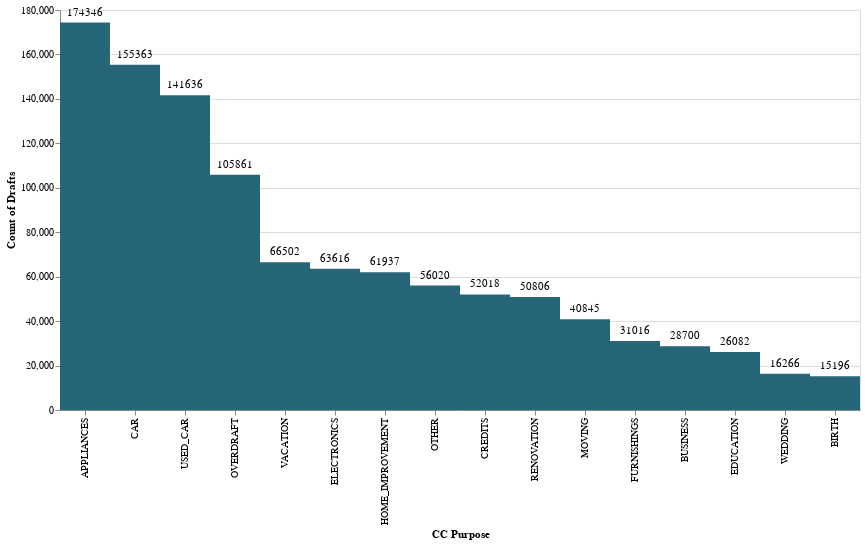

The code cell stored with this chart in its notebook:
### Markdown cell above
## Purposes per Draft
(Jan 2018 - Aug 2020)

We can see that when we apply this filter, the purpose "APPLIANCES" takes the first place, the purposes "HOME_IMPROVEMENT" and "FURNISHINGS" move up a couple of positions, and the order of the remaining purposes stays unchanged.

### Code cell
reason_2020_bar = (
    alt.Chart(df_reason_2020_grouped)
    .mark_rect(color=petrol, size=40)
    .encode(
        alt.X("purpose_name:O", title="CC Purpose", sort="-y"),
        alt.Y("all_drafts:Q", title="Count of Drafts"),
    )
    .properties(width=800, height=400)
)

reason_2020_text = reason_2020_bar.mark_text(
    align="center",
    baseline="middle",
    dy=-10,  # Nudges text to right so it doesn't appear on top of the bar
).encode(text="all_drafts:Q")

reason_2020_bar + reason_2020_text

### Figure 1 — Vega-Lite specification as saved in the notebook (floating-point values rounded to 4 significant figures)
{"config": {"view": {"continuousWidth": 400, "continuousHeight": 300}}, "layer": [{"mark": {"type": "rect", "color": "#266678 ", "size": 40}, "encoding": {"x": {"type": "ordinal", "field": "purpose_name", "sort": "-y", "title": "CC Purpose"}, "y": {"type": "quantitative", "field": "all_drafts", "title": "Count of Drafts"}}, "height": 400, "width": 800}, {"mark": {"type": "text", "align": "center", "baseline": "middle", "dy": -10}, "encoding": {"text": {"type": "quantitative", "field": "all_drafts"}, "x": {"type": "ordinal", "field": "purpose_name", "sort": "-y", "title": "CC Purpose"}, "y": {"type": "quantitative", "field": "all_drafts", "title": "Count of Drafts"}}, "height": 400, "width": 800}], "data": {"name": "data-ddfaefc2683a639627f4beff134a8256"}, "$schema": "https://vega.github.io/schema/vega-lite/v4.8.1.json", "datasets": {"data-ddfaefc2683a639627f4beff134a8256": [{"purpose_name": "APPLIANCES", "purpose_id": 384, "post_2018": 32.0, "all_drafts": 174346, "distinct_users": 107992, "draft_volume": 45168097900, "drafts_per_user": 52.67}, {"purpose_name": "BIRTH", "purpose_id": 448, "post_2018": 32.0, "all_drafts": 15196, "distinct_users": 11904, "draft_volume": 4467429000, "drafts_per_user": 40.55}, {"purpose_name": "BUSINESS", "purpose_id": 160, "post_2018": 32.0, "all_drafts": 28700, "distinct_users": 22274, "draft_volume": 15355418900, "drafts_per_user": 41.34}, {"purpose_name": "CAR", "purpose_id": 32, "post_2018": 32.0, "all_drafts": 155363, "distinct_users": 104145, "draft_volume": 86926610700, "drafts_per_user": 48.01}, {"purpose_name": "CREDITS", "purpose_id": 224, "post_2018": 32.0, "all_drafts": 52018, "distinct_users": 40411, "draft_volume": 34205608800, "drafts_per_user": 41.34}, {"purpose_name": "EDUCATION", "purpose_id": 192, "post_2018": 32.0, "all_drafts": 26082, "distinct_users": 19722, "draft_volume": 7206009800, "drafts_per_user": 42.48}, {"purpose_name": "ELECTRONICS", "purpose_id": 128, "post_2018": 32.0, "all_drafts": 63616, "distinct_users": 48192, "draft_volume": 13685292700, "drafts_per_user": 42.13}, {"purpose_name": "FURNISHINGS", "purpose_id": 352, "post_2018": 32.0, "all_drafts": 31016, "distinct_users": 26318, "draft_volume": 10646448000, "drafts_per_user": 37.62}, {"purpose_name": "HOME_IMPROVEMENT", "purpose_id": 64, "post_2018": 32.0, "all_drafts": 61937, "distinct_users": 45247, "draft_volume": 20949855600, "drafts_per_user": 43.99}, {"purpose_name": "MOVING", "purpose_id": 320, "post_2018": 32.0, "all_drafts": 40845, "distinct_users": 30595, "draft_volume": 14637745600, "drafts_per_user": 42.44}, {"purpose_name": "OTHER", "purpose_id": 0, "post_2018": 32.0, "all_drafts": 56020, "distinct_users": 41860, "draft_volume": 22590745000, "drafts_per_user": 43.01}, {"purpose_name": "OVERDRAFT", "purpose_id": 256, "post_2018": 32.0, "all_drafts": 105861, "distinct_users": 75888, "draft_volume": 33424433800, "drafts_per_user": 44.74}, {"purpose_name": "RENOVATION", "purpose_id": 288, "post_2018": 32.0, "all_drafts": 50806, "distinct_users": 39439, "draft_volume": 42182761400, "drafts_per_user": 41.08}, {"purpose_name": "USED_CAR", "purpose_id": 416, "post_2018": 32.0, "all_drafts": 141636, "distinct_users": 97217, "draft_volume": 74699948000, "drafts_per_user": 46.37}, {"purpose_name": "VACATION", "purpose_id": 96, "post_2018": 32.0, "all_drafts": 66502, "distinct_users": 50562, "draft_volume": 16268508800, "drafts_per_user": 41.91}, {"purpose_name": "WEDDING", "purpose_id": 480, "post_2018": 32.0, "all_drafts": 16266, "distinct_users": 12794, "draft_volume": 11375480000, "drafts_per_user": 40.41}]}}
